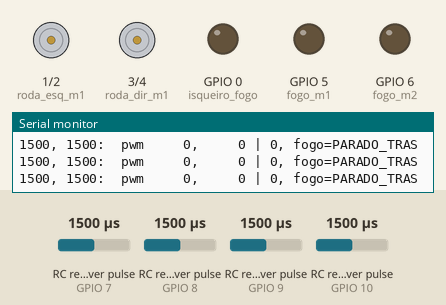
The sketch below on a simulated ESP32-S3. On the bench: motor-driver pin pairs drawn as motors (green arrow = first pin HIGH = forward, orange = second pin HIGH = backward, longer = more drive), output pins drawn as LEDs (lit = HIGH), the last lines printed to the serial monitor. Wiring (inferred from the names in the program): 4 × RC receiver channel: data GPIO 7 / data GPIO 8 / data GPIO 9 / data GPIO 10. The inputs (shaded band) are chosen by the test bench; at power-on: RC receiver pulse (sensors on GPIO 7, GPIO 8, GPIO 9, GPIO 10) 1500 µs.

Above: at 1.2 s.
1.3 s: RC receiver pulse (sensor on GPIO 7) set to 1020 µs
At 2.5 s:
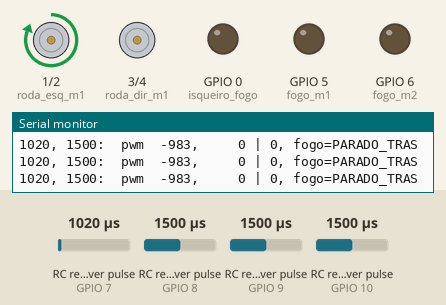
2.8 s: RC receiver pulse (sensor on GPIO 8) set to 1020 µs
At 3.3 s:
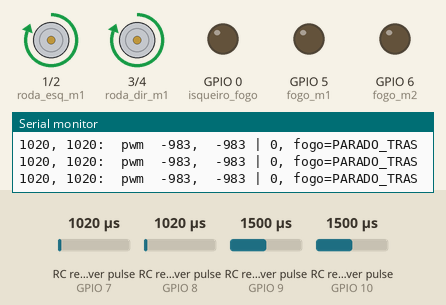
4.3 s: RC receiver pulse (sensor on GPIO 9) set to 1750 µs
At 5.2 s:
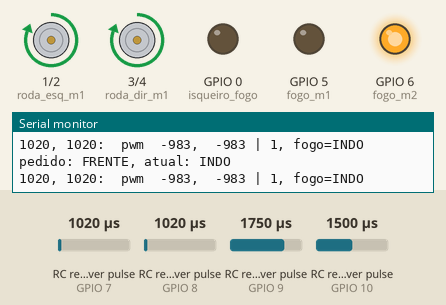
6.9 s: RC receiver pulse (sensor on GPIO 10) set to 1518 µs
At 8.1 s:
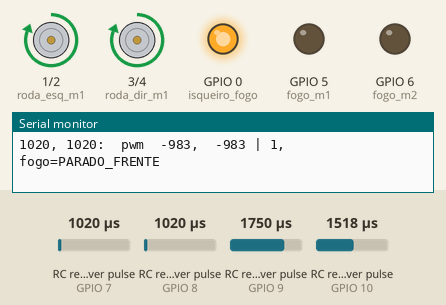
8.4 s: RC receiver pulse (sensor on GPIO 7) set to 1500 µs
At 8.8 s:
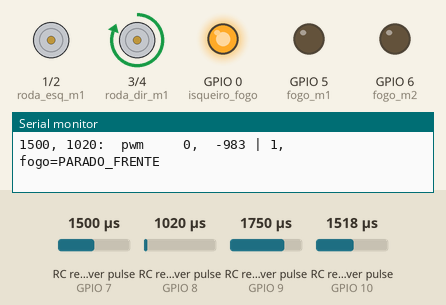
9.9 s: RC receiver pulse (sensor on GPIO 8) set to 1500 µs
At 10.4 s:
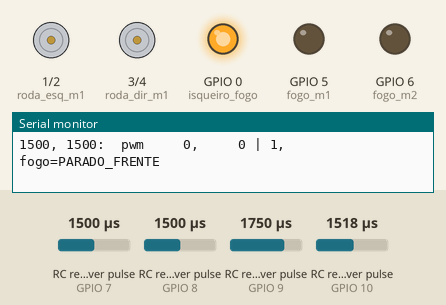
Timing chart, 0 to 12.4 s (numbered marks = the images above; inputs shaded):
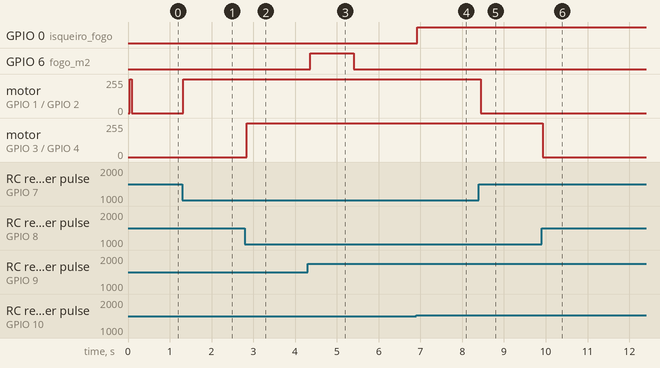

Measured:
- the behaviour switches between 1500 and 1501 µs on RC receiver pulse (sensor on GPIO 10) (found by bisection; images 3 and 4)
- after the input at 1.3 s, motor on GPIO 1 (roda_esq_m1) / GPIO 2 (roda_esq_m2): stopped → forward 255/255 at once
- after the input at 2.8 s, motor on GPIO 3 (roda_dir_m1) / GPIO 4 (roda_dir_m2): stopped → forward 255/255 after 0.05 s
- after the input at 4.3 s, GPIO 6 (fogo_m2): LOW → HIGH after 0.07 s, → LOW 1.0 s later
- after the input at 6.9 s, GPIO 0 (isqueiro_fogo): LOW → HIGH at once
- after the input at 8.4 s, motor on GPIO 1 (roda_esq_m1) / GPIO 2 (roda_esq_m2): forward 255/255 → stopped after 0.05 s
- after the input at 9.9 s, motor on GPIO 3 (roda_dir_m1) / GPIO 4 (roda_dir_m2): forward 255/255 → stopped at once

The sketch:

dracarys.ino
```cpp
#include <Arduino.h>

#define ASSERT(exp) ((exp) ? 1 : 0 && Serial.printf("%s:%u: assertion %s failed\n", __FILENAME__, __LINE__, #exp))

#define PWM_MAX ((1<<10)-1)/*1023*/

#define PULSO_MIN 1000
#define PULSO_MAX 2000
#define PULSO_DIF (PULSO_MAX-PULSO_MIN)
#define PULSO_MED (PULSO_MIN + PULSO_DIF/2)

#define INTERRUPTOR_BAIXO(p) (p < (PULSO_MIN+PULSO_DIF/3))
#define INTERRUPTOR_ALTO(p)  (p > (PULSO_MAX-PULSO_DIF/3))
#define INTERRUPTOR_MEIO(p)  (!INTERRUPTOR_BAIXO(p) && !INTERRUPTOR_ALTO(p))

#define TEMPO_FOGO 1000


// #define PROTO
#define DRACARYS

#if defined(PROTO)
  #warning "robô PROTOBOARD"
#elif defined(DRACARYS)
  #pragma message "robô DRACARYS"

  #undef MIXAR
  #undef FOGO_MANUAL

  #define eixo_x_ch   7  /*ch1*/
  #define eixo_y_ch   8  /*ch2*/
  #define fogo_ch     9  /*ch3*/
  #define isqueiro_ch 10 /*ch4*/

  #define roda_esq_m1 1
  #define roda_esq_m2 2

  #define roda_dir_m1 3
  #define roda_dir_m2 4

  #define fogo_m1 5
  #define fogo_m2 6

  #define isqueiro_fogo 0
#else
  #error "robô NENHUM"
#endif

struct par {
    union { int16_t esq, x, a; };
    union { int16_t dir, y, b; };
};

#define ENUM_ITEM(nome) nome,
#define ENUM_STR(nome) [nome]=#nome,
#define ENUM(tipo, lista) \
    enum  tipo       { lista(ENUM_ITEM) }; \
    char* tipo##_str[] { lista(ENUM_STR)  } \

#define ITENS_PEDIDO(X) \
    X(TRAS) \
    X(FRENTE)
ENUM(pedido, ITENS_PEDIDO);

#define ITENS_FOGO(X) \
    X(PARADO_TRAS) \
    X(PARADO_FRENTE) \
    X(INDO) \
    X(VOLTANDO)
ENUM(estado_fogo, ITENS_FOGO);

enum estado_fogo fogo = PARADO_TRAS;
unsigned long fim_fogo = 0;

void setup() {
    pinMode(eixo_x_ch, INPUT);
    pinMode(eixo_y_ch, INPUT);
    pinMode(fogo_ch,   INPUT);
    pinMode(isqueiro_ch, INPUT);

    pinMode(roda_esq_m1, OUTPUT);
    pinMode(roda_esq_m2, OUTPUT);
    pinMode(roda_dir_m1, OUTPUT);
    pinMode(roda_dir_m2, OUTPUT);

    pinMode(fogo_m1, OUTPUT);
    pinMode(fogo_m2, OUTPUT);

    pinMode(isqueiro_fogo, OUTPUT);

    Serial.begin(115200);
}

//! se o interruptor tiver no meio, devia usar o eixo x pra mexer os motores pra frente e pra trás
void loop() {
    // lê o que o rádio manda como pulsos e vê se tão chegando mesmo
    unsigned long pulso_fogo = pulseIn(fogo_ch,     HIGH, 20000);
    unsigned long pulso_x    = pulseIn(eixo_x_ch,   HIGH, 20000);
    unsigned long pulso_y    = pulseIn(eixo_y_ch,   HIGH, 20000);
    unsigned long pulso_isq  = pulseIn(isqueiro_ch, HIGH, 20000);

    // failsafe // checa se teve timeout
    if (pulso_fogo + pulso_x + pulso_y + pulso_isq == 0) {
        // desliga os motores e volta o motor de fogo
        digitalWrite(isqueiro_fogo, 0);
        mover(0, 0);
        esperar_fogo_desligar();

        //! debug
        Serial.printf("tentando failsafe: fogo=%s\n", estado_fogo_str[fogo]);

        // tenta de novo
        return;
    }

    // arma
    enum pedido pedido_fogo = pulso_fogo > PULSO_MED ? FRENTE : TRAS;
  #if defined(FOGO_MANUAL)
    if      (INTERRUPTOR_ALTO (pulso_fogo)) motor_fogo( PWM_MAX/3);
    else if (INTERRUPTOR_BAIXO(pulso_fogo)) motor_fogo(-PWM_MAX/3);
    else                                    motor_fogo(0);
  #else
    fogo = pedir_fogo(pedido_fogo, fogo);
  #endif

    // isqueiro
    digitalWrite(isqueiro_fogo, pulso_isq > PULSO_MED);

    // movimento
    struct par vels = mixar(pulsoPWM(pulso_x),
                            pulsoPWM(pulso_y));
    mover(vels.esq, vels.dir);

    //! debug
    Serial.printf("%4lu, %4lu:\t"  "pwm %5d, %5d | "  "%d, "       "fogo=%s\n",
                  pulso_x,pulso_y, vels.esq,vels.dir, pedido_fogo, estado_fogo_str[fogo]);
}

//! devia voltar direto o tanto que precisa quando tá indo mas tem que voltar etc
enum estado_fogo pedir_fogo(enum pedido pedido_atual, enum estado_fogo fogo_atual) {
    if (fogo_atual == PARADO_FRENTE) {
        if (pedido_atual == FRENTE) return fogo_atual;

        fim_fogo = millis() + TEMPO_FOGO;
        fogo_tras(); return VOLTANDO;
    }
    if (fogo_atual == PARADO_TRAS) {
        if (pedido_atual == TRAS) return fogo_atual;

        fim_fogo = millis() + TEMPO_FOGO;
        fogo_frente(); return INDO;
    }

    if (acabou_fogo()) {
        motor_fogo(0);
        if (fogo_atual == INDO)     return PARADO_FRENTE;
        if (fogo_atual == VOLTANDO) return PARADO_TRAS;
    }

    Serial.printf(
        "pedido: %s, atual: %s\n",
        pedido_str[pedido_atual],
        estado_fogo_str[fogo_atual]
    );
    return fogo_atual;
}

bool acabou_fogo() { return millis() > fim_fogo; }
void esperar_fogo_desligar() {
    while (fogo != PARADO_TRAS) fogo = pedir_fogo(TRAS, fogo);
}

void motor_fogo(int16_t vel) {
    motor(fogo_m1,fogo_m2, vel);
}
void fogo_frente() { motor_fogo( PWM_MAX); }
void fogo_tras()   { motor_fogo(-PWM_MAX); }

void mover(int16_t esq, int16_t dir) {
    motor(roda_esq_m1, roda_esq_m2, esq);
    motor(roda_dir_m1, roda_dir_m2, dir);
}

void motor(uint8_t m1, uint8_t m2, int16_t vel) {
    if (vel < 0) {
        analogWrite(m1, abs(vel));
        analogWrite(m2, 0);
    } else {
        analogWrite(m1, 0);
        analogWrite(m2, vel);
    }
}

struct par mixar(int16_t x, int16_t y) {
  #ifdef MIXAR
    //! avaliar a ideia de normalizar esse "vetor" nos cantos
    return {
        constrain(y + x, -PWM_MAX,PWM_MAX),
        constrain(y - x, -PWM_MAX,PWM_MAX),
    };
  #else
    return { x, y };
  #endif
}

int16_t pulsoPWM(unsigned long pulso) {
    int16_t pwm = map(pulso, PULSO_MIN,PULSO_MAX,
                            -PWM_MAX,  PWM_MAX);
    return constrain(pwm, -PWM_MAX,PWM_MAX);
}
```
